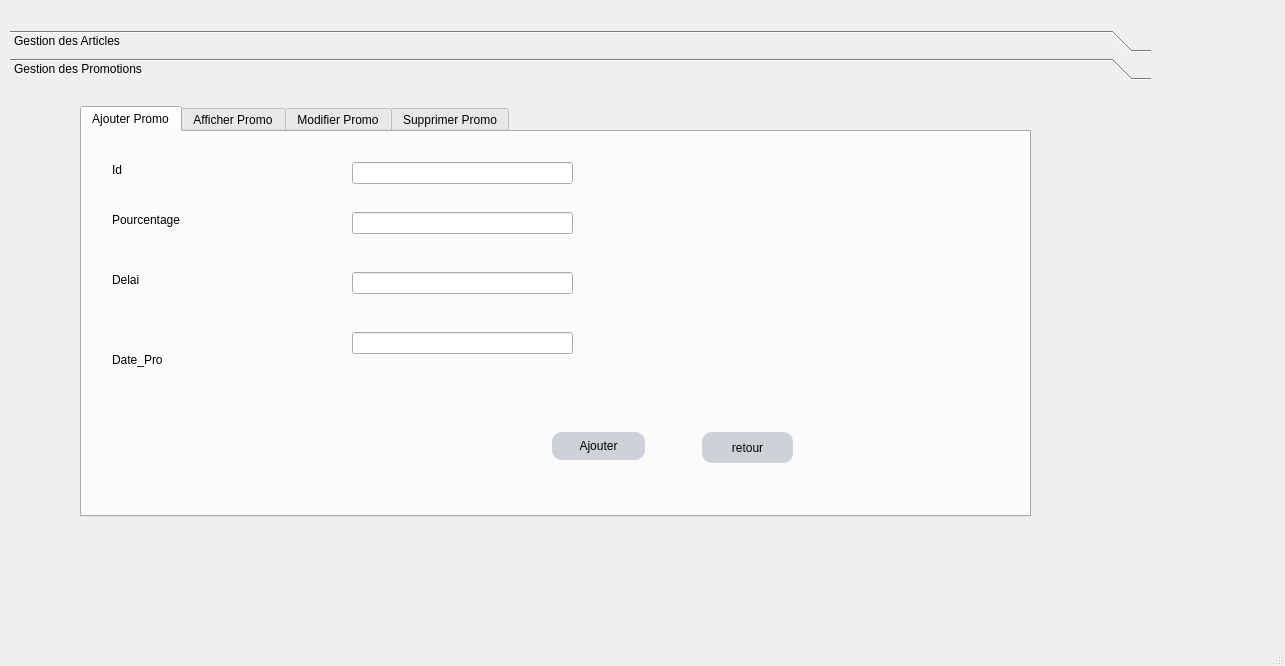
<?xml version="1.0" encoding="UTF-8"?>
<ui version="4.0">
 <class>GestionMarkt</class>
 <widget class="QMainWindow" name="GestionMarkt">
  <property name="geometry">
   <rect>
    <x>0</x>
    <y>0</y>
    <width>1285</width>
    <height>666</height>
   </rect>
  </property>
  <property name="windowTitle">
   <string>MainWindow</string>
  </property>
  <widget class="QWidget" name="centralwidget">
   <widget class="QToolBox" name="toolBox">
    <property name="geometry">
     <rect>
      <x>10</x>
      <y>30</y>
      <width>1141</width>
      <height>531</height>
     </rect>
    </property>
    <property name="styleSheet">
     <string notr="true">background-image: url(:/bg1.jpg);</string>
    </property>
    <property name="currentIndex">
     <number>1</number>
    </property>
    <widget class="QWidget" name="page">
     <property name="geometry">
      <rect>
       <x>0</x>
       <y>0</y>
       <width>1141</width>
       <height>477</height>
      </rect>
     </property>
     <attribute name="label">
      <string>Gestion des Articles</string>
     </attribute>
     <widget class="QTabWidget" name="tabWidget">
      <property name="geometry">
       <rect>
        <x>50</x>
        <y>20</y>
        <width>921</width>
        <height>411</height>
       </rect>
      </property>
      <property name="currentIndex">
       <number>3</number>
      </property>
      <widget class="QWidget" name="tab">
       <attribute name="title">
        <string>Ajouter Article</string>
       </attribute>
       <widget class="QLabel" name="label">
        <property name="geometry">
         <rect>
          <x>30</x>
          <y>30</y>
          <width>55</width>
          <height>16</height>
         </rect>
        </property>
        <property name="text">
         <string>Prix</string>
        </property>
       </widget>
       <widget class="QLabel" name="label_2">
        <property name="geometry">
         <rect>
          <x>30</x>
          <y>80</y>
          <width>55</width>
          <height>16</height>
         </rect>
        </property>
        <property name="text">
         <string>Quantite</string>
        </property>
       </widget>
       <widget class="QLabel" name="label_3">
        <property name="geometry">
         <rect>
          <x>30</x>
          <y>140</y>
          <width>55</width>
          <height>16</height>
         </rect>
        </property>
        <property name="text">
         <string>Code</string>
        </property>
       </widget>
       <widget class="QLabel" name="label_4">
        <property name="geometry">
         <rect>
          <x>30</x>
          <y>220</y>
          <width>111</width>
          <height>16</height>
         </rect>
        </property>
        <property name="text">
         <string>Type_article</string>
        </property>
       </widget>
       <widget class="QLineEdit" name="l_ajout_prix">
        <property name="geometry">
         <rect>
          <x>270</x>
          <y>30</y>
          <width>221</width>
          <height>22</height>
         </rect>
        </property>
       </widget>
       <widget class="QLineEdit" name="l_ajout_qte">
        <property name="geometry">
         <rect>
          <x>270</x>
          <y>80</y>
          <width>221</width>
          <height>22</height>
         </rect>
        </property>
       </widget>
       <widget class="QLineEdit" name="l_ajout_code">
        <property name="geometry">
         <rect>
          <x>270</x>
          <y>140</y>
          <width>221</width>
          <height>22</height>
         </rect>
        </property>
       </widget>
       <widget class="QLineEdit" name="l_ajout_type">
        <property name="geometry">
         <rect>
          <x>270</x>
          <y>200</y>
          <width>221</width>
          <height>22</height>
         </rect>
        </property>
       </widget>
       <widget class="QPushButton" name="ajouter_Article">
        <property name="geometry">
         <rect>
          <x>760</x>
          <y>210</y>
          <width>93</width>
          <height>28</height>
         </rect>
        </property>
        <property name="text">
         <string>Ajouter</string>
        </property>
       </widget>
      </widget>
      <widget class="QWidget" name="tab_2">
       <attribute name="title">
        <string>Afficher Article</string>
       </attribute>
       <widget class="QTableView" name="tableView_article">
        <property name="geometry">
         <rect>
          <x>40</x>
          <y>30</y>
          <width>681</width>
          <height>331</height>
         </rect>
        </property>
       </widget>
      </widget>
      <widget class="QWidget" name="tab_3">
       <attribute name="title">
        <string>Modifier Article</string>
       </attribute>
       <widget class="QLabel" name="label_5">
        <property name="geometry">
         <rect>
          <x>30</x>
          <y>30</y>
          <width>55</width>
          <height>16</height>
         </rect>
        </property>
        <property name="text">
         <string>Prix</string>
        </property>
       </widget>
       <widget class="QLabel" name="label_6">
        <property name="geometry">
         <rect>
          <x>30</x>
          <y>80</y>
          <width>55</width>
          <height>16</height>
         </rect>
        </property>
        <property name="text">
         <string>Quantite</string>
        </property>
       </widget>
       <widget class="QLabel" name="label_7">
        <property name="geometry">
         <rect>
          <x>30</x>
          <y>140</y>
          <width>55</width>
          <height>16</height>
         </rect>
        </property>
        <property name="text">
         <string>Code</string>
        </property>
       </widget>
       <widget class="QLabel" name="label_8">
        <property name="geometry">
         <rect>
          <x>30</x>
          <y>210</y>
          <width>111</width>
          <height>16</height>
         </rect>
        </property>
        <property name="text">
         <string>Type_article</string>
        </property>
       </widget>
       <widget class="QLineEdit" name="l_modif_prix">
        <property name="geometry">
         <rect>
          <x>170</x>
          <y>20</y>
          <width>221</width>
          <height>22</height>
         </rect>
        </property>
       </widget>
       <widget class="QLineEdit" name="l_modif_qte">
        <property name="geometry">
         <rect>
          <x>170</x>
          <y>80</y>
          <width>221</width>
          <height>22</height>
         </rect>
        </property>
       </widget>
       <widget class="QLineEdit" name="l_modif_code">
        <property name="geometry">
         <rect>
          <x>170</x>
          <y>140</y>
          <width>221</width>
          <height>22</height>
         </rect>
        </property>
       </widget>
       <widget class="QLineEdit" name="l_modif_type">
        <property name="geometry">
         <rect>
          <x>170</x>
          <y>210</y>
          <width>221</width>
          <height>22</height>
         </rect>
        </property>
       </widget>
       <widget class="QPushButton" name="ModifierART">
        <property name="geometry">
         <rect>
          <x>750</x>
          <y>230</y>
          <width>93</width>
          <height>28</height>
         </rect>
        </property>
        <property name="text">
         <string>Modifier</string>
        </property>
       </widget>
       <widget class="QPushButton" name="RechercherART">
        <property name="geometry">
         <rect>
          <x>750</x>
          <y>170</y>
          <width>93</width>
          <height>28</height>
         </rect>
        </property>
        <property name="text">
         <string>Rechercher</string>
        </property>
       </widget>
      </widget>
      <widget class="QWidget" name="tab_4">
       <attribute name="title">
        <string>Supprimer Article</string>
       </attribute>
       <widget class="QLabel" name="label_9">
        <property name="geometry">
         <rect>
          <x>90</x>
          <y>150</y>
          <width>55</width>
          <height>16</height>
         </rect>
        </property>
        <property name="text">
         <string>Code</string>
        </property>
       </widget>
       <widget class="QLineEdit" name="l_supp_code">
        <property name="geometry">
         <rect>
          <x>220</x>
          <y>150</y>
          <width>281</width>
          <height>22</height>
         </rect>
        </property>
       </widget>
       <widget class="QPushButton" name="SupprimerART">
        <property name="geometry">
         <rect>
          <x>780</x>
          <y>280</y>
          <width>93</width>
          <height>28</height>
         </rect>
        </property>
        <property name="text">
         <string>Supprimer</string>
        </property>
       </widget>
      </widget>
     </widget>
    </widget>
    <widget class="QWidget" name="page_2">
     <property name="geometry">
      <rect>
       <x>0</x>
       <y>0</y>
       <width>1141</width>
       <height>477</height>
      </rect>
     </property>
     <attribute name="label">
      <string>Gestion des Promotions</string>
     </attribute>
     <widget class="QTabWidget" name="tabWidget_2">
      <property name="geometry">
       <rect>
        <x>70</x>
        <y>20</y>
        <width>951</width>
        <height>411</height>
       </rect>
      </property>
      <property name="styleSheet">
       <string notr="true">background-image: url(:/back30.jpg);</string>
      </property>
      <property name="currentIndex">
       <number>0</number>
      </property>
      <widget class="QWidget" name="tab_5">
       <attribute name="title">
        <string>Ajouter Promo</string>
       </attribute>
       <widget class="QLabel" name="label_10">
        <property name="geometry">
         <rect>
          <x>30</x>
          <y>30</y>
          <width>55</width>
          <height>16</height>
         </rect>
        </property>
        <property name="text">
         <string>Id</string>
        </property>
       </widget>
       <widget class="QLabel" name="label_11">
        <property name="geometry">
         <rect>
          <x>30</x>
          <y>80</y>
          <width>111</width>
          <height>16</height>
         </rect>
        </property>
        <property name="text">
         <string>Pourcentage</string>
        </property>
       </widget>
       <widget class="QLabel" name="label_12">
        <property name="geometry">
         <rect>
          <x>30</x>
          <y>140</y>
          <width>55</width>
          <height>16</height>
         </rect>
        </property>
        <property name="text">
         <string>Delai</string>
        </property>
       </widget>
       <widget class="QLabel" name="label_13">
        <property name="geometry">
         <rect>
          <x>30</x>
          <y>220</y>
          <width>111</width>
          <height>16</height>
         </rect>
        </property>
        <property name="text">
         <string>Date_Pro</string>
        </property>
       </widget>
       <widget class="QLineEdit" name="l_ajout_Id">
        <property name="geometry">
         <rect>
          <x>270</x>
          <y>30</y>
          <width>221</width>
          <height>22</height>
         </rect>
        </property>
       </widget>
       <widget class="QLineEdit" name="l_ajout_Pcent">
        <property name="geometry">
         <rect>
          <x>270</x>
          <y>80</y>
          <width>221</width>
          <height>22</height>
         </rect>
        </property>
       </widget>
       <widget class="QLineEdit" name="l_ajout_delai">
        <property name="geometry">
         <rect>
          <x>270</x>
          <y>140</y>
          <width>221</width>
          <height>22</height>
         </rect>
        </property>
       </widget>
       <widget class="QLineEdit" name="l_ajout_dateP">
        <property name="geometry">
         <rect>
          <x>270</x>
          <y>200</y>
          <width>221</width>
          <height>22</height>
         </rect>
        </property>
       </widget>
       <widget class="QPushButton" name="ajouter_Promo">
        <property name="geometry">
         <rect>
          <x>470</x>
          <y>300</y>
          <width>93</width>
          <height>28</height>
         </rect>
        </property>
        <property name="styleSheet">
         <string notr="true">
QPushButton{
background:#ced1d8;
border-style:outset;
border-radius:10px;
}
QPushButton:pressed{
background-color:rgb(224,0,0);
border-style:inset;}
QPushButton:hover {
    background-color:rgb(5, 255, 0);
    }
</string>
        </property>
        <property name="text">
         <string>Ajouter</string>
        </property>
       </widget>
       <widget class="QPushButton" name="pus12345">
        <property name="geometry">
         <rect>
          <x>620</x>
          <y>300</y>
          <width>91</width>
          <height>31</height>
         </rect>
        </property>
        <property name="styleSheet">
         <string notr="true">
QPushButton{
background:#ced1d8;
border-style:outset;
border-radius:10px;
}
QPushButton:pressed{
background-color:rgb(224,0,0);
border-style:inset;}
QPushButton:hover {
    background-color:rgb(5, 255, 0);
    }
</string>
        </property>
        <property name="text">
         <string>retour</string>
        </property>
       </widget>
      </widget>
      <widget class="QWidget" name="tab_6">
       <attribute name="title">
        <string>Afficher Promo</string>
       </attribute>
       <widget class="QTableView" name="tableView_Promo">
        <property name="geometry">
         <rect>
          <x>40</x>
          <y>30</y>
          <width>681</width>
          <height>331</height>
         </rect>
        </property>
       </widget>
      </widget>
      <widget class="QWidget" name="tab_7">
       <attribute name="title">
        <string>Modifier Promo</string>
       </attribute>
       <widget class="QLabel" name="label_14">
        <property name="geometry">
         <rect>
          <x>30</x>
          <y>30</y>
          <width>55</width>
          <height>16</height>
         </rect>
        </property>
        <property name="text">
         <string>Id</string>
        </property>
       </widget>
       <widget class="QLabel" name="label_15">
        <property name="geometry">
         <rect>
          <x>30</x>
          <y>80</y>
          <width>81</width>
          <height>16</height>
         </rect>
        </property>
        <property name="text">
         <string>Pourcentage</string>
        </property>
       </widget>
       <widget class="QLabel" name="label_16">
        <property name="geometry">
         <rect>
          <x>30</x>
          <y>140</y>
          <width>55</width>
          <height>16</height>
         </rect>
        </property>
        <property name="text">
         <string>Delai</string>
        </property>
       </widget>
       <widget class="QLabel" name="label_17">
        <property name="geometry">
         <rect>
          <x>30</x>
          <y>210</y>
          <width>111</width>
          <height>16</height>
         </rect>
        </property>
        <property name="text">
         <string>Date_Pro</string>
        </property>
       </widget>
       <widget class="QLineEdit" name="l_modif_id">
        <property name="geometry">
         <rect>
          <x>170</x>
          <y>20</y>
          <width>221</width>
          <height>22</height>
         </rect>
        </property>
       </widget>
       <widget class="QLineEdit" name="l_modif_Pcent">
        <property name="geometry">
         <rect>
          <x>170</x>
          <y>80</y>
          <width>221</width>
          <height>22</height>
         </rect>
        </property>
       </widget>
       <widget class="QLineEdit" name="l_modif_delai">
        <property name="geometry">
         <rect>
          <x>170</x>
          <y>140</y>
          <width>221</width>
          <height>22</height>
         </rect>
        </property>
       </widget>
       <widget class="QLineEdit" name="l_modif_DateP">
        <property name="geometry">
         <rect>
          <x>170</x>
          <y>210</y>
          <width>221</width>
          <height>22</height>
         </rect>
        </property>
       </widget>
       <widget class="QPushButton" name="ModifierPro">
        <property name="geometry">
         <rect>
          <x>470</x>
          <y>160</y>
          <width>93</width>
          <height>28</height>
         </rect>
        </property>
        <property name="styleSheet">
         <string notr="true">
QPushButton{
background:#ced1d8;
border-style:outset;
border-radius:10px;
}
QPushButton:pressed{
background-color:rgb(224,0,0);
border-style:inset;}
QPushButton:hover {
    background-color:rgb(5, 255, 0);
    }
</string>
        </property>
        <property name="text">
         <string>Modifier</string>
        </property>
       </widget>
       <widget class="QPushButton" name="RecherchePro">
        <property name="geometry">
         <rect>
          <x>470</x>
          <y>220</y>
          <width>93</width>
          <height>28</height>
         </rect>
        </property>
        <property name="styleSheet">
         <string notr="true">
QPushButton{
background:#ced1d8;
border-style:outset;
border-radius:10px;
}
QPushButton:pressed{
background-color:rgb(224,0,0);
border-style:inset;}
QPushButton:hover {
    background-color:rgb(5, 255, 0);
    }
</string>
        </property>
        <property name="text">
         <string>Rechercher</string>
        </property>
       </widget>
      </widget>
      <widget class="QWidget" name="tab_8">
       <attribute name="title">
        <string>Supprimer Promo</string>
       </attribute>
       <widget class="QLabel" name="label_18">
        <property name="geometry">
         <rect>
          <x>90</x>
          <y>150</y>
          <width>55</width>
          <height>16</height>
         </rect>
        </property>
        <property name="text">
         <string>Id</string>
        </property>
       </widget>
       <widget class="QLineEdit" name="l_supp_Id">
        <property name="geometry">
         <rect>
          <x>220</x>
          <y>150</y>
          <width>281</width>
          <height>22</height>
         </rect>
        </property>
       </widget>
       <widget class="QPushButton" name="SupprimerPro">
        <property name="geometry">
         <rect>
          <x>390</x>
          <y>250</y>
          <width>93</width>
          <height>28</height>
         </rect>
        </property>
        <property name="styleSheet">
         <string notr="true">
QPushButton{
background:#ced1d8;
border-style:outset;
border-radius:10px;
}
QPushButton:pressed{
background-color:rgb(224,0,0);
border-style:inset;}
QPushButton:hover {
    background-color:rgb(5, 255, 0);
    }
</string>
        </property>
        <property name="text">
         <string>Supprimer</string>
        </property>
       </widget>
      </widget>
     </widget>
    </widget>
   </widget>
  </widget>
  <widget class="QMenuBar" name="menubar">
   <property name="geometry">
    <rect>
     <x>0</x>
     <y>0</y>
     <width>1285</width>
     <height>21</height>
    </rect>
   </property>
  </widget>
  <widget class="QStatusBar" name="statusbar"/>
 </widget>
 <resources/>
 <connections/>
</ui>
